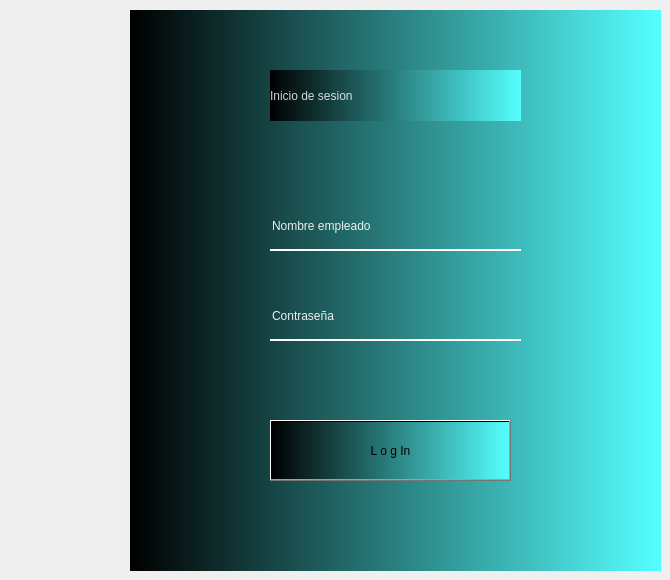
    <widget class="QWidget" name="tab_5">
     <attribute name="title">
      <string>login</string>
     </attribute>
     <widget class="QWidget" name="widget" native="true">
      <property name="geometry">
       <rect>
        <x>130</x>
        <y>10</y>
        <width>531</width>
        <height>561</height>
       </rect>
      </property>
      <property name="styleSheet">
       <string notr="true">background-color: rgb(85, 255, 255);
background-color: qlineargradient(spread:pad, x1:0, y1:0, x2:1, y2:0, stop:0 rgba(0, 0, 0, 255), stop:1 rgba(85, 255, 255));</string>
      </property>
      <widget class="QPushButton" name="pushButton">
       <property name="geometry">
        <rect>
         <x>140</x>
         <y>410</y>
         <width>241</width>
         <height>61</height>
        </rect>
       </property>
       <property name="styleSheet">
        <string notr="true">color:rgba(255,255,255,210);
background-color: rgba(0, 20, 80, 1);
font: 75 20pt &quot;Rockwell&quot;;
border-radus: 50%;
QPushButton #pushButton {
background-color: qlineargradient(spread:pad, x1:0, y1:0.505682, x2:1, y2:0.477, stop:0 rgba(20, 47, 78, 219), stop:1 rgba(85, 98, 112, 226));
color:rgba(255,255,255,210);
border-radus:5px;
}



</string>
       </property>
       <property name="text">
        <string>L o g In</string>
       </property>
      </widget>
      <widget class="QLineEdit" name="lineEdit_2">
       <property name="geometry">
        <rect>
         <x>140</x>
         <y>290</y>
         <width>251</width>
         <height>41</height>
        </rect>
       </property>
       <property name="styleSheet">
        <string notr="true">background-color:rgba(0, 0, 0, 0);
font: italic 10pt &quot;MS Sans Serif&quot;;
border:none;
border-bottom:2px solid #ffffff;
color:rgba(255,255,255,230);
padding-bottom:7px;</string>
       </property>
       <property name="text">
        <string>Contraseña</string>
       </property>
      </widget>
      <widget class="QLineEdit" name="lineEdit">
       <property name="geometry">
        <rect>
         <x>140</x>
         <y>200</y>
         <width>251</width>
         <height>41</height>
        </rect>
       </property>
       <property name="styleSheet">
        <string notr="true">background-color:rgba(0, 0, 0, 0);
font: italic 10pt &quot;MS Sans Serif&quot;;
border:none;
border-bottom:2px solid #ffffff;
color:rgba(255,255,255,230);
padding-bottom:7px;</string>
       </property>
       <property name="text">
        <string>Nombre empleado</string>
       </property>
      </widget>
      <widget class="QLabel" name="label_3">
       <property name="geometry">
        <rect>
         <x>140</x>
         <y>60</y>
         <width>251</width>
         <height>51</height>
        </rect>
       </property>
       <property name="styleSheet">
        <string notr="true">color:rgba(255,255,255,210);
font: 75 20pt &quot;Rockwell&quot;;

</string>
       </property>
       <property name="text">
        <string>Inicio de sesion</string>
       </property>
      </widget>
     </widget>
    </widget>
